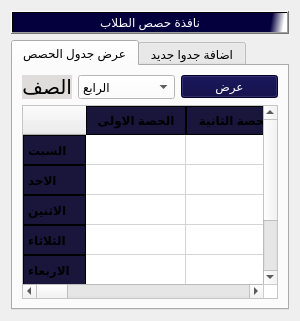
                   <widget class="QWidget" name="tab_241">
                    <attribute name="title">
                     <string>جدول حصص الطلاب </string>
                    </attribute>
                    <layout class="QGridLayout" name="gridLayout_20">
                     <item row="0" column="0">
                      <layout class="QGridLayout" name="gridLayout_19">
                       <item row="0" column="0">
                        <widget class="QPushButton" name="pushButton_350">
                         <property name="styleSheet">
                          <string notr="true">background-color:rgb(223, 221, 220);
color:rgb(0, 0, 0);

font: 18pt &quot;Mohammad Annoktah&quot;;
background-color:qlineargradient(spread:pad, x1:0.506975, y1:0.432, x2:0.99, y2:0.437227, stop:0.900498 rgba(4, 0, 62, 255), stop:1 rgba(255, 255, 255, 255));
color:rgb(255, 255, 255);
font: 15pt &quot;PT Bold Heading&quot;;</string>
                         </property>
                         <property name="text">
                          <string>نافذة حصص الطلاب</string>
                         </property>
                        </widget>
                       </item>
                       <item row="1" column="0">
                        <widget class="QTabWidget" name="tabWidget_79">
                         <property name="currentIndex">
                          <number>0</number>
                         </property>
                         <widget class="QWidget" name="tab_309">
                          <attribute name="title">
                           <string>عرض جدول الحصص</string>
                          </attribute>
                          <layout class="QGridLayout" name="gridLayout_18">
                           <item row="0" column="0">
                            <layout class="QVBoxLayout" name="verticalLayout_24">
                             <item>
                              <layout class="QHBoxLayout" name="horizontalLayout_17">
                               <item>
                                <widget class="QLabel" name="label_268">
                                 <property name="maximumSize">
                                  <size>
                                   <width>50</width>
                                   <height>30</height>
                                  </size>
                                 </property>
                                 <property name="font">
                                  <font>
                                   <family>Mohammad Annoktah</family>
                                   <pointsize>15</pointsize>
                                   <weight>50</weight>
                                   <italic>false</italic>
                                   <bold>false</bold>
                                  </font>
                                 </property>
                                 <property name="styleSheet">
                                  <string notr="true">background-color:rgb(223, 221, 220);
font: 8pt &quot;MS Shell Dlg 2&quot;;
color:rgb(0, 0, 0);

font: 15pt &quot;Mohammad Annoktah&quot;;</string>
                                 </property>
                                 <property name="text">
                                  <string>الصف</string>
                                 </property>
                                </widget>
                               </item>
                               <item>
                                <widget class="QComboBox" name="comboBox_91">
                                 <property name="maximumSize">
                                  <size>
                                   <width>150</width>
                                   <height>30</height>
                                  </size>
                                 </property>
                                 <property name="styleSheet">
                                  <string notr="true">color: rgb(0, 0, 0);
font: 10pt &quot;MS Shell Dlg 2&quot;;
background-color: rgb(255, 255, 255);</string>
                                 </property>
                                 <item>
                                  <property name="text">
                                   <string>الرابع</string>
                                  </property>
                                 </item>
                                 <item>
                                  <property name="text">
                                   <string>الخامس</string>
                                  </property>
                                 </item>
                                 <item>
                                  <property name="text">
                                   <string>السادس</string>
                                  </property>
                                 </item>
                                 <item>
                                  <property name="text">
                                   <string>السابع</string>
                                  </property>
                                 </item>
                                 <item>
                                  <property name="text">
                                   <string>الثامن</string>
                                  </property>
                                 </item>
                                 <item>
                                  <property name="text">
                                   <string>التاسع</string>
                                  </property>
                                 </item>
                                 <item>
                                  <property name="text">
                                   <string>الاول الثانوي</string>
                                  </property>
                                 </item>
                                 <item>
                                  <property name="text">
                                   <string>الثاني الثانوي</string>
                                  </property>
                                 </item>
                                 <item>
                                  <property name="text">
                                   <string>الثالث الثانوي</string>
                                  </property>
                                 </item>
                                </widget>
                               </item>
                               <item>
                                <widget class="QPushButton" name="btnAddNewTeacher_64">
                                 <property name="maximumSize">
                                  <size>
                                   <width>150</width>
                                   <height>16777215</height>
                                  </size>
                                 </property>
                                 <property name="layoutDirection">
                                  <enum>Qt::LeftToRight</enum>
                                 </property>
                                 <property name="styleSheet">
                                  <string notr="true">background-color:rgb(4, 0, 62);
color:rgb(255, 255, 255);
font: 15pt &quot;PT Bold Heading&quot;;</string>
                                 </property>
                                 <property name="text">
                                  <string>عرض</string>
                                 </property>
                                 <property name="icon">
                                  <iconset>
                                   <normaloff>../../newjob/icons/add-to-28.svg</normaloff>../../newjob/icons/add-to-28.svg</iconset>
                                 </property>
                                 <property name="iconSize">
                                  <size>
                                   <width>30</width>
                                   <height>30</height>
                                  </size>
                                 </property>
                                </widget>
                               </item>
                              </layout>
                             </item>
                             <item>
                              <layout class="QHBoxLayout" name="horizontalLayout_18">
                               <item>
                                <widget class="QTableWidget" name="tblTeachers_91">
                                 <property name="styleSheet">
                                  <string notr="true">QTableWidget {
    background-color: #FFFFFF;
    alternate-background-color:rgb(0, 0, 0);
    font: 9pt &quot;PT Bold Heading&quot;;
    font-weight: bold;
 color:rgb(0, 0, 0)
}

QHeaderView::section {
    background-color:rgb(25, 21, 59);
    border: 1px solid rgb(0, 0, 0);
    font-weight: bold;
    padding: 4px;
    text-align: center;
	font: 10pt &quot;PT Bold Heading&quot;;
}

QTableWidget::item:selected {
    background-color:rgb(25, 21, 65);
    color:rgb(255, 255, 255);
}</string>
                                 </property>
                                 <row>
                                  <property name="text">
                                   <string>السبت</string>
                                  </property>
                                 </row>
                                 <row>
                                  <property name="text">
                                   <string>الاحد</string>
                                  </property>
                                 </row>
                                 <row>
                                  <property name="text">
                                   <string>الاثنين</string>
                                  </property>
                                 </row>
                                 <row>
                                  <property name="text">
                                   <string>الثلاثاء</string>
                                  </property>
                                 </row>
                                 <row>
                                  <property name="text">
                                   <string>الاربعاء</string>
                                  </property>
                                 </row>
                                 <row>
                                  <property name="text">
                                   <string>الخميس</string>
                                  </property>
                                 </row>
                                 <column>
                                  <property name="text">
                                   <string>الحصة الاولى</string>
                                  </property>
                                 </column>
                                 <column>
                                  <property name="text">
                                   <string>الحصة الثانية</string>
                                  </property>
                                 </column>
                                 <column>
                                  <property name="text">
                                   <string>الحصة الثالثة </string>
                                  </property>
                                 </column>
                                 <column>
                                  <property name="text">
                                   <string>الحصة الراربعة</string>
                                  </property>
                                 </column>
                                 <column>
                                  <property name="text">
                                   <string>الحصة الخامسة</string>
                                  </property>
                                 </column>
                                 <column>
                                  <property name="text">
                                   <string>الحصة السادسة</string>
                                  </property>
                                 </column>
                                 <column>
                                  <property name="text">
                                   <string>الحصة السابعة</string>
                                  </property>
                                 </column>
                                </widget>
                               </item>
                              </layout>
                             </item>
                            </layout>
                           </item>
                          </layout>
                         </widget>
                         <widget class="QWidget" name="tab_310">
                          <attribute name="title">
                           <string>اضافة جدوا جديد</string>
                          </attribute>
                         </widget>
                        </widget>
                       </item>
                      </layout>
                     </item>
                    </layout>
                   </widget>
